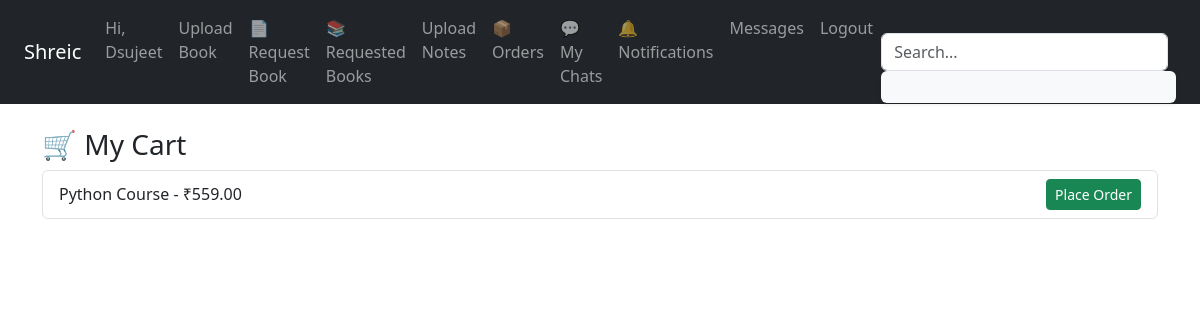
The page /cart/ (signed in) on the database its author committed.
### core/models.py (models this page shows, shortened)
class MyUser(AbstractUser):
    full_name = models.CharField(max_length=200)
    gender = models.ForeignKey(Gender, on_delete=models.SET_NULL, null=True, blank=True)
    college = models.ForeignKey(College, on_delete=models.SET_NULL, null=True, blank=True)
    city = models.ForeignKey(City, on_delete=models.SET_NULL, null=True, blank=True)
    state = models.ForeignKey(State, on_delete=models.SET_NULL, null=True, blank=True)
    country = models.ForeignKey(Country, on_delete=models.SET_NULL, null=True, blank=True)

class ShoppingCart(models.Model):
    user = models.ForeignKey(MyUser, on_delete=models.CASCADE)
    book = models.ForeignKey(BookDet, on_delete=models.CASCADE)
    added_at = models.DateTimeField(auto_now_add=True)

class BookDet(models.Model):
    seller = models.ForeignKey(MyUser, on_delete=models.CASCADE)
    title = models.CharField(max_length=200)
    author = models.CharField(max_length=100)
    publication = models.CharField(max_length=100)
    year = models.IntegerField()
    mrp = models.DecimalField(max_digits=7, decimal_places=2)
    description = models.TextField()
    image = models.ImageField(upload_to='book_covers/')
    category = models.ForeignKey(Category, on_delete=models.SET_NULL, null=True)
    subcategory1 = models.ForeignKey(SubCategory1, on_delete=models.SET_NULL, null=True)
    subcategory2 = models.ForeignKey(SubCategory2, on_delete=models.SET_NULL, null=True)

### core/views.py (the view)
# urls.py: path('cart/', views.view_cart, name='view_cart'),
@login_required
def view_cart(request):
    cart_items = ShoppingCart.objects.filter(user=request.user)
    return render(request, 'core/cart.html', {'cart_items': cart_items})

### core/views.py (called while the page is built)
def base_context(request):
    if request.user.is_authenticated:
        unread_count = ChatW.objects.filter(
            room__in=ChatRoom.objects.filter(
                models.Q(user1=request.user) | models.Q(user2=request.user)
            ),
            is_read=False
        ).exclude(sender=request.user).count()
        return {'unread_count': unread_count}
    return {}

### core/templates/core/cart.html
{% extends 'core/base.html' %}
{% block content %}
<h3>🛒 My Cart</h3>
{% if cart_items %}
  <ul class="list-group">
    {% for item in cart_items %}
      <li class="list-group-item d-flex justify-content-between align-items-center">
        {{ item.book.title }} - ₹{{ item.book.mrp }}
        <a href="{% url 'place_order' item.book.id %}" class="btn btn-sm btn-success">Place Order</a>
      </li>
    {% endfor %}
  </ul>
{% else %}
  <p>Your cart is empty.</p>
{% endif %}
{% endblock %}

### core/templates/core/base.html (shortened to what this page needs)
<!DOCTYPE html>
<html>
<head>
    <link rel="stylesheet" href="https://cdn.jsdelivr.net/npm/bootstrap@5.3.3/dist/css/bootstrap.min.css">
</head>
<body>
    <nav class="navbar navbar-expand-lg navbar-dark bg-dark px-4">
        <a class="navbar-brand" href="/">Shreic</a>
        <div class="collapse navbar-collapse">
            <ul class="navbar-nav ms-auto">
                {% if user.is_authenticated %}
                    <li class="nav-item"><a class="nav-link" href="#">Hi, {{ user.username }}</a></li>
                    <li class="nav-item"><a class="nav-link" href="{% url 'upload_book' %}">Upload Book</a></li>
                    <li class="nav-item"><a class="nav-link" href="{% url 'request_book' %}">📄 Request Book</a></li>
                    <li class="nav-item"><a class="nav-link" href="{% url 'list_book_requests' %}">📚 Requested Books</a></li>
                    <li class="nav-item"><a class="nav-link" href="{% url 'upload_notes' %}">Upload Notes</a></li>
                    <li class="nav-item">
                      <a class="nav-link" href="{% url 'order_history' %}">📦 Orders</a>
                    </li>
                    <li class="nav-item"><a class="nav-link" href="{% url 'chat_inbox' %}">💬 My Chats</a></li>
                    <li class="nav-item">
                      <a class="nav-link" href="#">
                        🔔 Notifications
                      </a>
                    </li>
                    <li class="nav-item"><a class="nav-link" href="{% url 'user_list' %}">Messages</a></li>
                    <li class="nav-item"><a class="nav-link" href="{% url 'logout' %}">Logout</a></li>
                {% else %}
                    <li class="nav-item"><a class="nav-link" href="{% url 'signup' %}">Sign Up</a></li>
                    <li class="nav-item"><a class="nav-link" href="{% url 'login' %}">Login</a></li>
                {% endif %}
            </ul>
            <form class="d-flex position-relative w-100" role="search" onsubmit="return false;">
              <input class="form-control me-2" type="search" id="searchInput" placeholder="Search..." aria-label="Search">
              <div id="searchResults" class="bg-light p-3 rounded shadow-sm w-100"
                style="position: absolute; top: 100%; left: 0; z-index: 1000;"></div>
            </form>
        </div>
    </nav>
    <div class="container mt-4">
        {% block content %}
        {% endblock %}
    </div>
</body>
</html>

### rows shown on the page
MyUser: username "Dsujeet"
ShoppingCart: book "Python Course", book.mrp "559.00"
